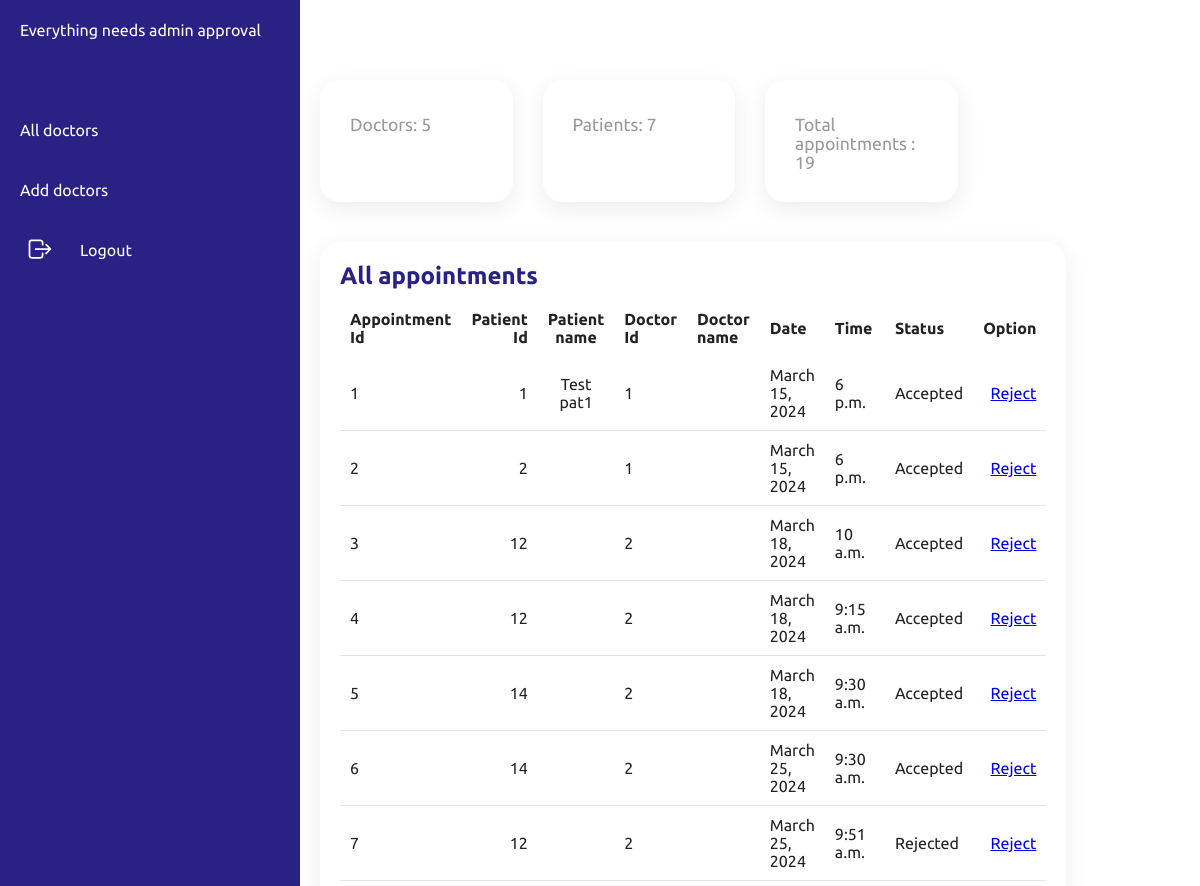
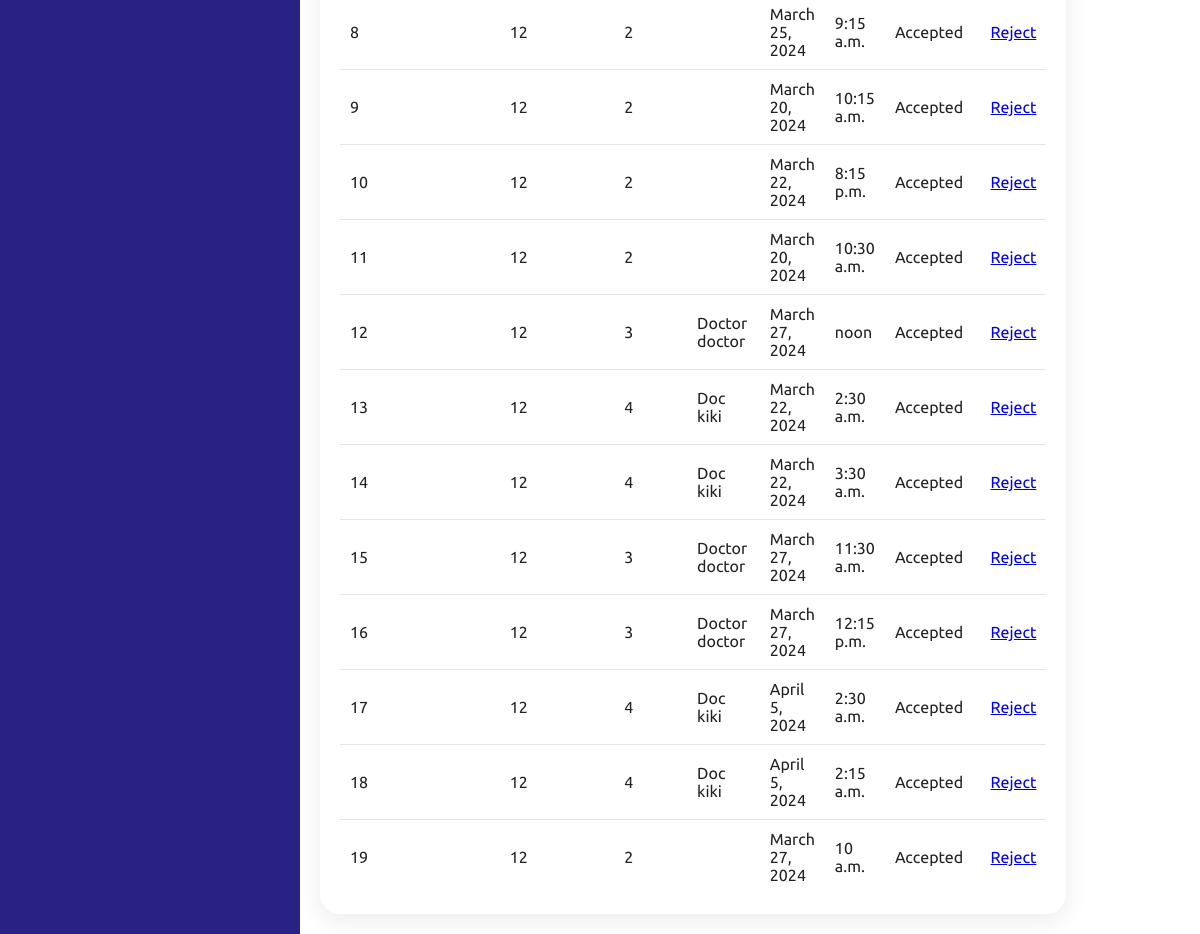
The page /adminhome/ on the database as committed earlier (2 pictures, top to bottom).
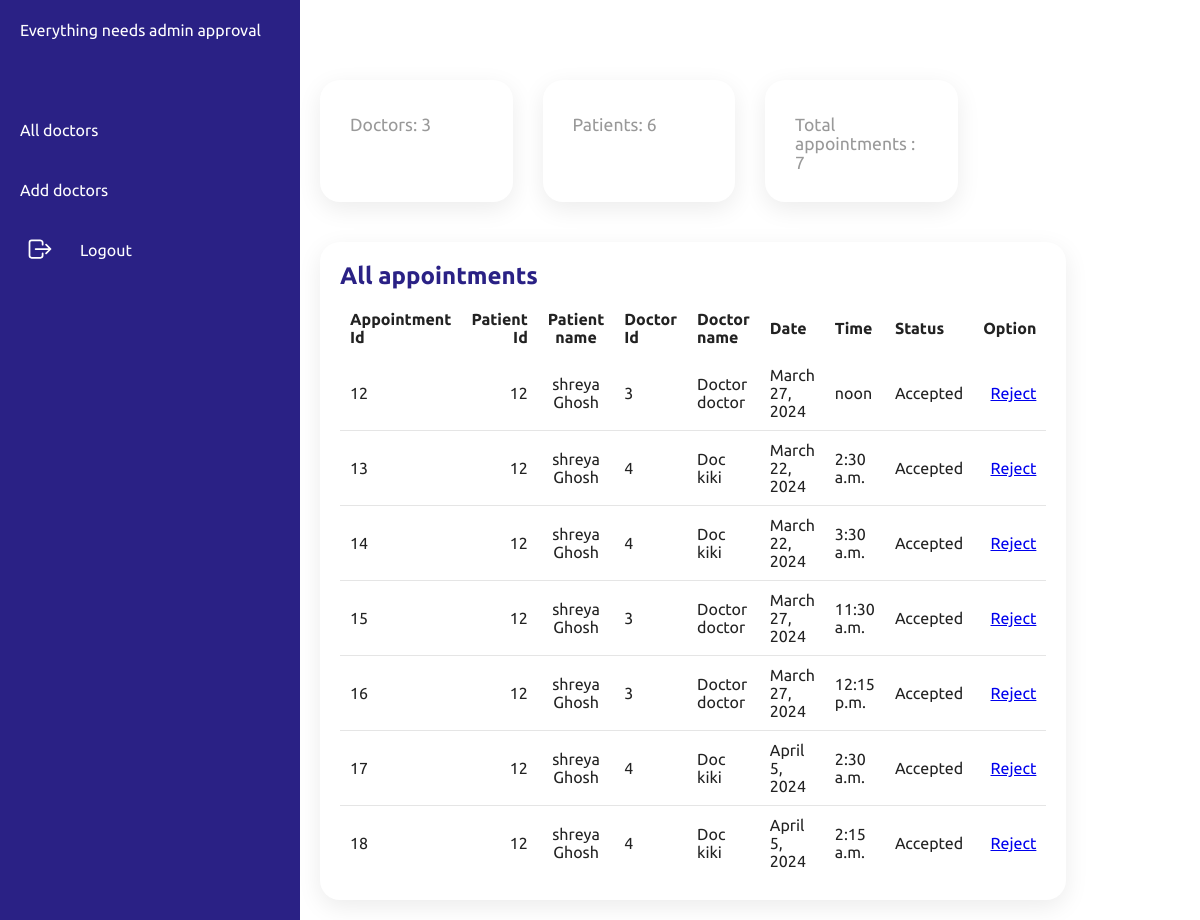
The same page on the database as committed later.
### ODBS/models.py (models this page shows, shortened)
class appointment(models.Model):
    appid=models.BigAutoField(primary_key=True)
    patid=models.ForeignKey(Patient,on_delete=models.CASCADE,null=True)
    docid=models.ForeignKey(Doctor,on_delete=models.CASCADE,null=True)
    date=models.DateField(max_length=50,null=True)
    starttime=models.TimeField(max_length=50,null=True)
    status=models.CharField(max_length=50,default="Pending")

class Patient(models.Model):
    user=models.ForeignKey(User,on_delete=models.CASCADE)
    patid=models.BigAutoField(primary_key=True)
    gender=models.CharField(max_length=10, default="Male")
    address=models.CharField(max_length=50,null=True)
    age=models.CharField(max_length=10,null=True)
    contactno=models.CharField(max_length=10,null=True)
    bloodgroup=models.CharField(max_length=50,null=True)
    docid=models.ForeignKey(Doctor,on_delete=models.CASCADE,null=True)
    def __str__(self):
        return str(self.pk)

class Doctor(models.Model):
    user=models.ForeignKey(User,on_delete=models.CASCADE)
    docid=models.BigAutoField(primary_key=True)
    contactno=models.CharField(max_length=50,null=True)
    qualification=models.CharField(max_length=50,null=True)
    specialist=models.CharField(max_length=50,null=True)
    day1=models.CharField(max_length=10,null=True)
    day2=models.CharField(max_length=10,null=True)
    day3=models.CharField(max_length=10,null=True)
    time1=models.CharField(max_length=10,null=True)
    time2=models.CharField(max_length=10,null=True)
    time3=models.CharField(max_length=10,null=True)
    dept=models.CharField(max_length=10,null=True)
    def __str__(self):
        return str(self.pk)

### ODBS/views.py (the view)
# urls.py: path('adminhome/', adminhome,name="adminhome"),
def adminhome(request):
    app=appointment.objects.all()
    pat=Patient.objects.all()
    doc=Doctor.objects.all()
    doccount=doc.count()
    patcount=pat.count()
    appointmentcount=appointment.objects.all().count()
    return render(request,"adminhome.html",locals())

### ODBS/Templates/adminhome.html (shortened to what this page needs)
{% load static %}
<!DOCTYPE html>
<html lang="en">
<head>
    <link rel="stylesheet" href="/static/css/admin_approval2.css">
</head>
<body>
    <div class="container">
        <div class="navigation">
            <ul>
                <li>
                    <a href="#">
                        <span class="title">Everything needs admin approval</span>
                    </a>
                </li>
                <li>
                    <a href="/viewalldoctor">
                        <span class="title">All doctors</span>
                    </a>
                </li>
                <li>
                    <a href="/adddoctor">
                        <span class="title">Add doctors</span>
                    </a>
                </li>
                <li>
                    <a href="/adminlogout" onclick="return confirm('Are you sure you want to Logout? click on ok to continue.');">
                        <span class="icon">
                            <ion-icon name="log-out-outline"></ion-icon>
                        </span>
                        <span class="title"> Logout</span>
                    </a>
                </li>
            </ul>
        </div>
        <div class="main">
            <div class="topbar">
                <div class="user">
                </div>
            </div>
            <div class="cardBox">
                <div class="card">
                    <div>
                        <div class="cardName">Doctors: {{doccount}}</div>
                    </div>
                </div>
                <div class="card">
                    <div>
                        <div class="cardName">Patients: {{patcount}}
                        </div>
                    </div>
                </div>
                <div class="card">
                    <div>
                        <div class="cardName">Total appointments : {{appointmentcount}}</div>
                    </div>
                </div>
            </div>
            <div class="details">
                <div class="recentOrders">
                    <div class="cardHeader">
                        <h2>All appointments</h2>
                    </div>
                    <table id="example">
                        <thead>
                                <tr>
                                    <td>Appointment Id</td>
                                    <td>Patient Id</td>
                                    <td>Patient name</td>
                                    <td>Doctor Id</td>
                                    <td>Doctor name</td>
                                    <td>Date</td>
                                    <td>Time</td>
                                    <td>Status</td>
                                    <td>Option</td>
                                </tr>
                            </thead>
                            <tbody>
                                {% for i in app%}
                                <tr>
                                    <td>{{i.appid}}</td>
                                    <td>{{i.patid}}</td>
                                    <td>{{i.patid.user.first_name}} {{i.patid.user.last_name}}</td>
                                    <td>{{i.docid}}</td>
                                    <td>{{i.docid.user.first_name}} {{i.docid.user.last_name}}</td>
                                    <td>{{i.date}}</td>
                                    <td>{{i.starttime}}</td>
                                    <td>{{i.status}}</td>
                                    <td style="color:#2aafe8"><a href="/rejectappointment/{{i.appid}}" class="btn">Reject</a></td>
                                </tr>
                                {% endfor %}
                            </tbody>
                    </table>
                </div>
                </div>
            </div>
        </div>
</body>
</html>

Rows that differ between the two databases and show on the page:
removed appointment: appid "1", patid "1", patid.user.first_name "Test", patid.user.last_name "pat1", docid "1", date "March 15, 2024", starttime "6 p.m.", status "Accepted"
removed appointment: appid "2", patid "2", docid "1", date "March 15, 2024", starttime "6 p.m.", status "Accepted"
removed appointment: appid "3", patid "12", docid "2", date "March 18, 2024", starttime "10 a.m.", status "Accepted"
removed appointment: appid "4", patid "12", docid "2", date "March 18, 2024", starttime "9:15 a.m.", status "Accepted"
removed appointment: appid "5", patid "14", docid "2", date "March 18, 2024", starttime "9:30 a.m.", status "Accepted"
removed appointment: appid "6", patid "14", docid "2", date "March 25, 2024", starttime "9:30 a.m.", status "Accepted"
removed appointment: appid "7", patid "12", docid "2", date "March 25, 2024", starttime "9:51 a.m.", status "Rejected"
removed appointment: appid "8", patid "12", docid "2", date "March 25, 2024", starttime "9:15 a.m.", status "Accepted"
removed appointment: appid "9", patid "12", docid "2", date "March 20, 2024", starttime "10:15 a.m.", status "Accepted"
removed appointment: appid "10", patid "12", docid "2", date "March 22, 2024", starttime "8:15 p.m.", status "Accepted"
removed appointment: appid "11", patid "12", docid "2", date "March 20, 2024", starttime "10:30 a.m.", status "Accepted"
removed appointment: appid "19", patid "12", docid "2", date "March 27, 2024", starttime "10 a.m.", status "Accepted"
changed through a linked row, appointment "noon": patid.user.first_name (not shown) → "shreya"; patid.user.last_name (not shown) → "Ghosh"
changed through a linked row, appointment id 13: patid.user.first_name (not shown) → "shreya"; patid.user.last_name (not shown) → "Ghosh"
changed through a linked row, appointment id 14: patid.user.first_name (not shown) → "shreya"; patid.user.last_name (not shown) → "Ghosh"
changed through a linked row, appointment id 15: patid.user.first_name (not shown) → "shreya"; patid.user.last_name (not shown) → "Ghosh"
changed through a linked row, appointment id 16: patid.user.first_name (not shown) → "shreya"; patid.user.last_name (not shown) → "Ghosh"
changed through a linked row, appointment id 17: patid.user.first_name (not shown) → "shreya"; patid.user.last_name (not shown) → "Ghosh"
changed through a linked row, appointment id 18: patid.user.first_name (not shown) → "shreya"; patid.user.last_name (not shown) → "Ghosh"
Other text that changed with them:
{{ doccount }}: "5" → "3"
{{ patcount }}: "7" → "6"
{{ appointmentcount }}: "19" → "7"
